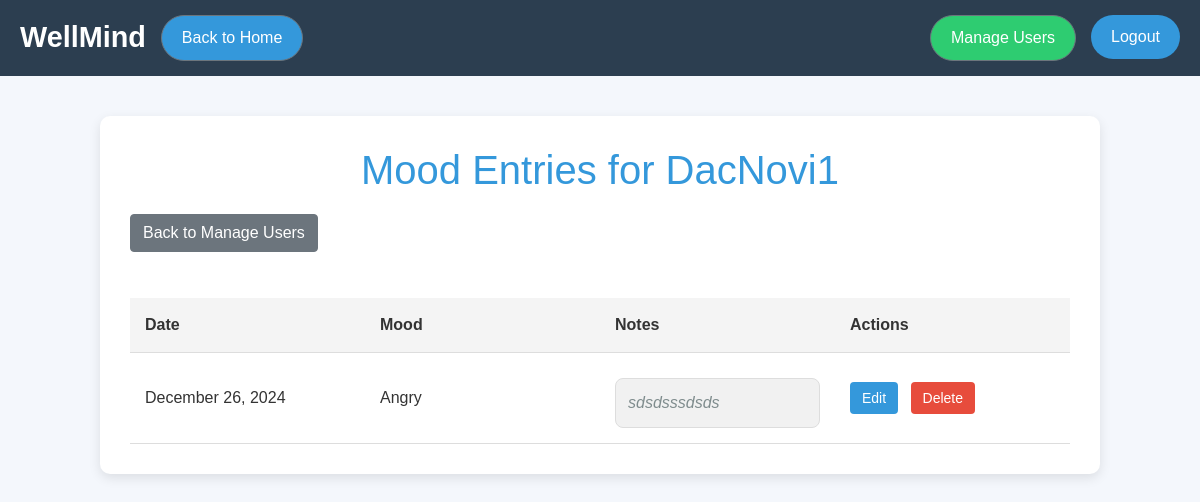
/tracker/user/13/mood-entries/, run on the app's committed database.
### tracker/models.py (models this page shows)
class MoodEntry(models.Model):
    user = models.ForeignKey(User, on_delete=models.CASCADE)
    date = models.DateField(auto_now_add=True)
    mood = models.CharField(max_length=20, choices=[
        ('Happy', 'Happy'),
        ('Sad', 'Sad'),
        ('Anxious', 'Anxious'),
        ('Neutral', 'Neutral'),
        ('Angry', 'Angry'),
    ])
    note = models.TextField(blank=True)

### tracker/views.py (the view)
# urls.py: path('user/<int:user_id>/mood-entries/', views.user_mood_entries, name='user_mood_entries'),
def user_mood_entries(request, user_id):
    user = get_object_or_404(User, id=user_id)
    mood_entries = MoodEntry.objects.filter(user=user)
    return render(request, 'tracker/user_mood_entries.html', {'user': user, 'mood_entries': mood_entries})

### tracker/templates/tracker/user_mood_entries.html (shortened to what this page needs)
<!DOCTYPE html>
<html lang="en">
<head>
    <link rel="stylesheet" href="https://maxcdn.bootstrapcdn.com/bootstrap/4.5.2/css/bootstrap.min.css">
</head>
<body>
    <div class="header">
        <div class="nav-left">
            <div class="logo">WellMind</div>
            <a href="{% url 'home' %}" class="btn btn-secondary">Back to Home</a>
        </div>
        <div class="nav-right">
            <a href="{% url 'manage_users' %}" class="btn btn-secondary">Manage Users</a>
            <form action="{% url 'logout' %}" method="post" style="display:inline;">
                <button type="submit">Logout</button>
            </form>
        </div>
    </div>
    <div class="container">
        <h1>Mood Entries for {{ user.username }}</h1>
        <a href="{% url 'manage_users' %}" class="btn btn-secondary mb-3">Back to Manage Users</a>
        <div style="overflow-x:auto;">
            <table>
                <thead>
                    <tr>
                        <th>Date</th>
                        <th>Mood</th>
                        <th>Notes</th>
                        <th>Actions</th>
                    </tr>
                </thead>
                <tbody>
                    {% for entry in mood_entries %}
                    <tr>
                        <td>{{ entry.date|date:"F j, Y" }}</td>
                        <td>{{ entry.mood }}</td>
                        <td>
                            {% if entry.note %}
                                <div class="notes">{{ entry.note }}</div>
                            {% else %}
                                <div class="notes">No notes available</div>
                            {% endif %}
                        </td>
                        <td class="actions">
                            <a href="{% url 'edit_mood' entry.id %}">Edit</a>
                            <a href="{% url 'delete_mood' entry.id %}" >Delete</a>
                        </td>
                    </tr>
                    {% endfor %}
                </tbody>
            </table>
        </div>
    </div>
</body>
</html>

### tracker/templates/tracker/user_mood_entries.html (style rules this page uses)
body { font-family: 'Arial', sans-serif; background-color: #f4f7fc; margin: 0; padding: 0; color: #333; }
.container { width: 90%; max-width: 1000px; margin: 40px auto; background-color: white; padding: 30px; border-radius: 10px; box-shadow: 0 4px 12px rgba(0, 0, 0, 0.1); }
h1 { text-align: center; color: #3498db; font-size: 2.5rem; margin-bottom: 20px; }
table { width: 100%; border-collapse: collapse; margin-top: 30px; table-layout: fixed; overflow-x: auto; }
th, td { padding: 15px; text-align: left; border-bottom: 1px solid #ddd; word-wrap: break-word; }
th { background-color: #f4f4f4; color: #333; }
.actions a, .actions button { text-decoration: none; color: #fff; background-color: #3498db; padding: 8px 12px; border-radius: 4px; font-size: 14px; cursor: pointer; margin-right: 8px; }
.notes { margin-top: 10px; padding: 12px; background-color: #f1f1f1; border-radius: 8px; border: 1px solid #ddd; font-style: italic; color: #7f8c8d; max-width: 100%; word-wrap: break-word; white-space: normal; }
.header { background-color: #2c3e50; color: white; padding: 15px 20px; display: flex; justify-content: space-between; align-items: center; }
.header .logo { font-size: 1.8rem; font-weight: bold; }
.nav-left { display: flex; gap: 15px; align-items: center; }
.nav-left a { color: white; text-decoration: none; padding: 10px 20px; background-color: #3498db; border-radius: 30px; }
.nav-right { display: flex; gap: 15px; }
.nav-right a { color: white; text-decoration: none; padding: 10px 20px; background-color: #2ecc71; border-radius: 30px; }
.nav-right button { background-color: #3498db; color: white; border: none; padding: 10px 20px; border-radius: 30px; }
.actions a { text-decoration: none; color: #fff; padding: 8px 12px; border-radius: 4px; font-size: 14px; cursor: pointer; margin-right: 8px; }
.actions a:first-of-type { background-color: #3498db; }
.actions a:last-of-type { background-color: #e74c3c; }

### data on the page
MoodEntry: date "December 26, 2024", mood "Angry", note "sdsdsssdsds"

### other printed values
{{ user.username }} "DacNovi1"
